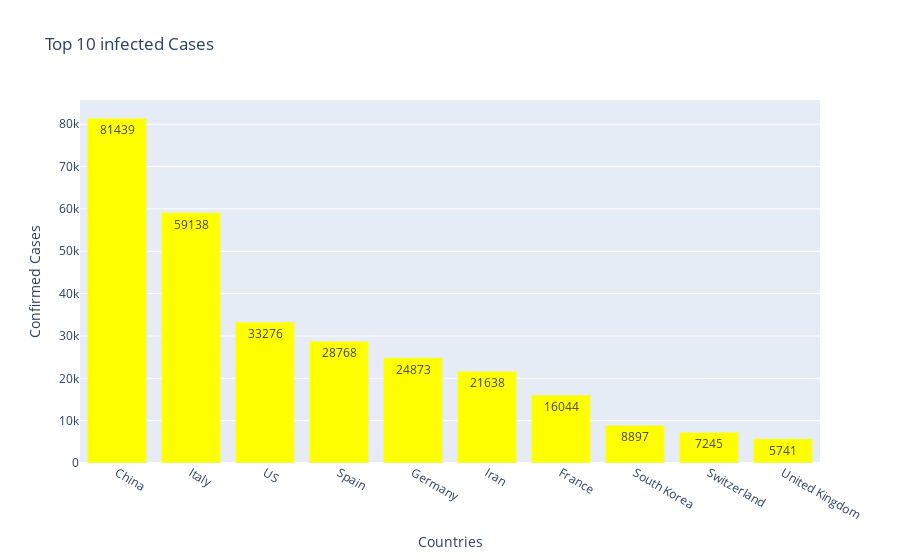

Write notebook code for a chart like this one.
### Markdown cell above
### Top 10 Countries

### Code cell
fig = go.Figure(data=[go.Bar(
            x=temp1['Country/Region'][0:10], y=temp1['Confirmed'][0:10],
            text=temp1['Confirmed'][0:10],
            textposition='auto',
            marker_color='yellow',

        )])
fig.update_layout(
    title='Top 10 infected Cases',
    xaxis_title="Countries",
    yaxis_title="Confirmed Cases",
)
fig.show()

### Figure 1 — Plotly figure (JSON) as saved in the notebook; plotly's stock layout.template omitted (floating-point values rounded to 4 significant figures)
{"data": [{"marker": {"color": "yellow"}, "text": [81439, 59138, 33276, 28768, 24873, 21638, 16044, 8897, 7245, 5741], "textposition": "auto", "type": "bar", "x": ["China", "Italy", "US", "Spain", "Germany", "Iran", "France", "South Korea", "Switzerland", "United Kingdom"], "y": [81439, 59138, 33276, 28768, 24873, 21638, 16044, 8897, 7245, 5741]}], "layout": {"title": {"text": "Top 10 infected Cases"}, "xaxis": {"title": {"text": "Countries"}}, "yaxis": {"title": {"text": "Confirmed Cases"}}}}
